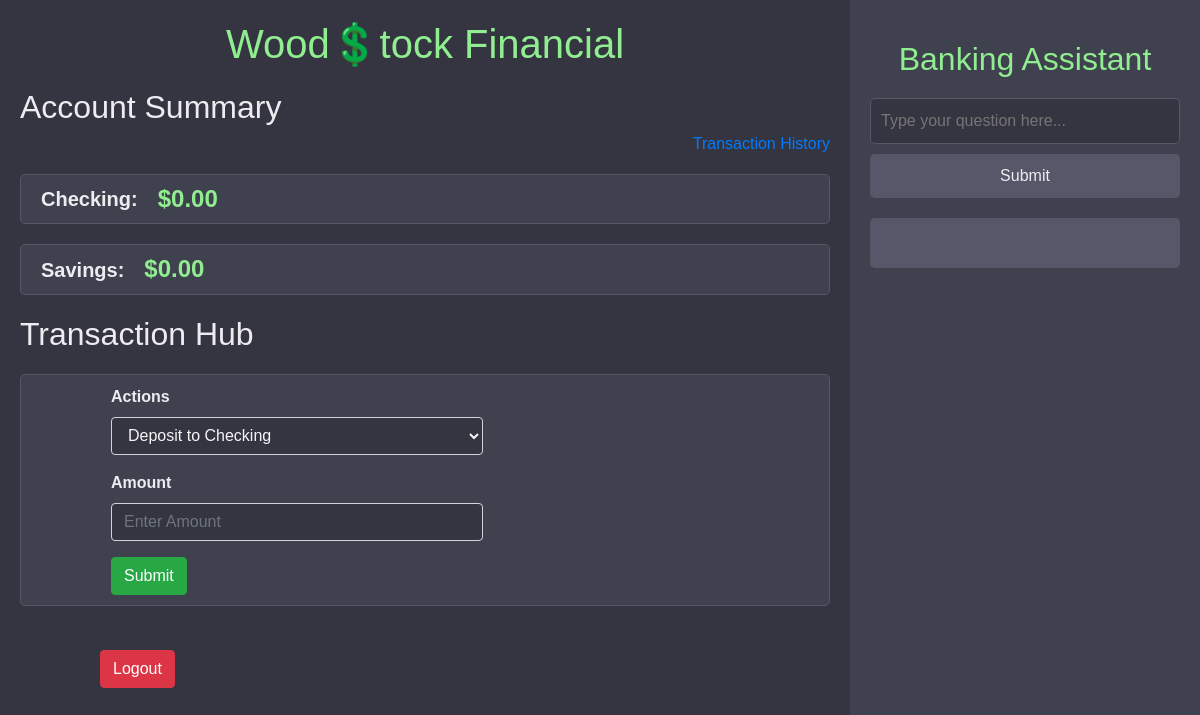
Page /account (signed in) on the earlier database version.
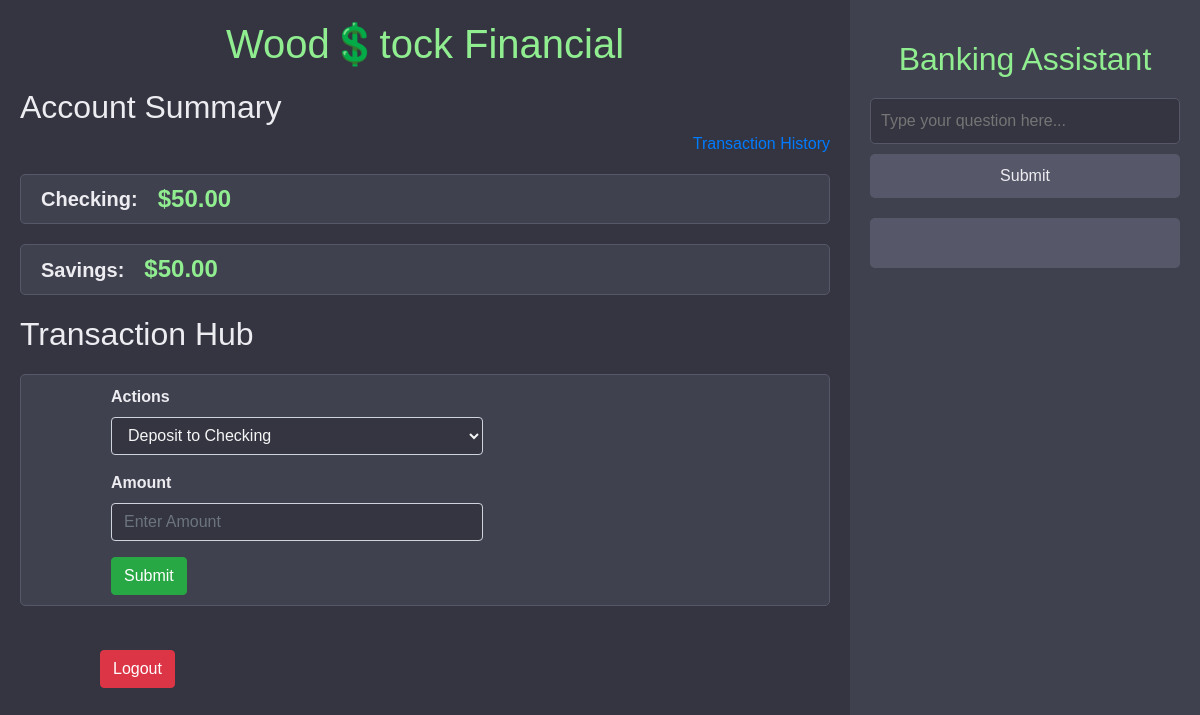
Same page on the later database version.
### tables this page shows
CREATE TABLE users(username TEXT PRIMARY KEY,hashed_password TEXT, checking REAL, savings REAL);

### app.py (the view)
@app.route('/account', methods=['POST', 'GET'])
def account():
    if 'username' not in session:
        flash('Please login to access account.')
        return redirect(url_for('login'))
    conn = get_db_connection()
    cursor = conn.cursor()
    username = session['username']
    cursor.execute("SELECT checking, savings FROM users WHERE username = ?", (username,))
    row = cursor.fetchone()
    conn.close()
    return render_template('account.html', checking=row['checking'], savings=row['savings'])

### app.py (called while the page is built)
def get_db_connection():
    conn = sqlite3.connect('accounts.db')
    conn.row_factory = sqlite3.Row
    return conn

### templates/account.html (shortened to what this page needs)
<!DOCTYPE html>
<html lang="en">
<head>
    <link rel="stylesheet" href="https://stackpath.bootstrapcdn.com/bootstrap/4.5.2/css/bootstrap.min.css">
</head>
<body>
    <div class="main-container">
        <div class="main-content">
            <h1>Wood💲tock Financial</h1>
            <h2>Account Summary</h2><h6 style="text-align:right;"><a href="{{url_for('transaction_history')}}">Transaction History</a></h6>
            <div class="input-container">
                <h5><b>Checking: </b></h5>
                <h4><b>${{ checking }}0</b></h4>
            </div>
            <div class="input-container">
                <h5><b>Savings: </b></h5>
                <h4><b>${{ savings }}0</b></h4>
            </div>
            <h2>Transaction Hub</h2>
            <div class="input-container">
                <form method="POST" action="{{ url_for('transaction') }}">
                    <div class="form-group">
                        <label for="action"><b>Actions</b></label>
                        <select id="action" name="action" class="form-control" required>
                            <option value="deposit_checking">Deposit to Checking</option>
                        </select>
                    </div>
                    <div class="form-group">
                        <label for="amount"><b>Amount</b></label>
                        <input type="number" id="amount" name="amount" class="form-control" placeholder="Enter Amount" step="0.01" required>
                    </div>
                    <button type="submit" class="btn btn-success">Submit</button>
                </form>
            </div>
            <br>
            <a href="{{ url_for('logout') }}" class="btn btn-danger">Logout</a>
        </div>
        <div class="sidebar">
            <h2>Banking Assistant</h2>
            <form id="chat-form">
                <input type="text" id="prompt" name="prompt" placeholder="Type your question here...">
                <input type="submit" value="Submit">
            </form>
            <div id="response"></div>
        </div>
    </div>
</body>
</html>

### templates/account.html (style rules this page uses)
body { background-color: #343541; color: #ececf1; font-family: Arial, sans-serif; margin: 0; padding: 0; display: flex; height: 100vh; }
.main-container { display: flex; width: 100%; height: 100%; }
.main-content { flex: 1; padding: 20px; overflow-y: auto; }
.sidebar { width: 350px; background-color: #40414f; padding: 20px; display: flex; flex-direction: column; justify-content: flex-start; overflow-y: auto; }
.sidebar h2 { color: lightgreen; text-align: center; margin-bottom: 20px; }
.sidebar form { display: flex; flex-direction: column; }
.sidebar input[type="text"] { padding: 10px; margin-bottom: 10px; background-color: #343541; color: #ececf1; border: 1px solid #565869; border-radius: 5px; }
.sidebar input[type="submit"] { padding: 10px; background-color: #565869; color: #ececf1; border: none; cursor: pointer; border-radius: 5px; }
.sidebar #response { margin-top: 20px; padding: 10px; background-color: #565869; border-radius: 5px; min-height: 50px; }
h1 { text-align: center; color: lightgreen; }
h2 { text-align: left; margin-top: 20px; }
.input-container { display: flex; align-items: center; border: 1px solid #565869; border-radius: 5px; margin: 20px 0; padding: 10px; background-color: #40414f; }
.input-container h5, .input-container h4 { margin: 0; padding: 0 10px; }
.input-container h4 { color: lightgreen; }
.form-group label { margin-left: 80px; }
.form-group select, .form-group input { background-color: #343541; color: whitesmoke; margin-left: 80px; }
.btn { margin-left: 80px; }

Differences in the rows shown:
changed users: checking "0.0" → "50.0"; savings "0.0" → "50.0"
